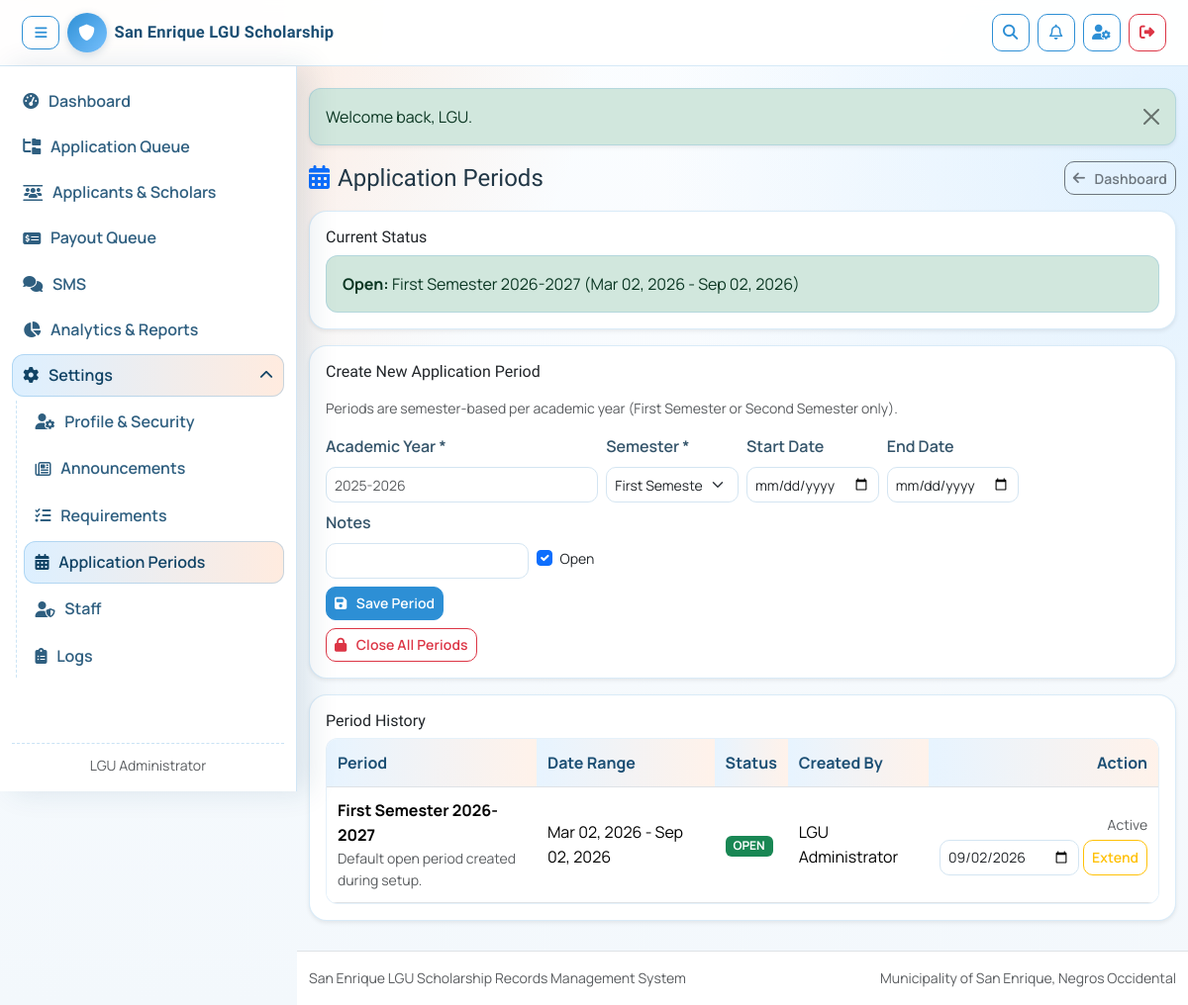
The page /admin-only/application-periods.php (signed in) on the database its author committed.
### tables this page shows
CREATE TABLE IF NOT EXISTS application_periods (
    id INT UNSIGNED AUTO_INCREMENT PRIMARY KEY,
    academic_year VARCHAR(9) NOT NULL,
    semester ENUM('First Semester','Second Semester') NOT NULL,
    period_name VARCHAR(150) NOT NULL,
    start_date DATE NULL,
    end_date DATE NULL,
    is_open TINYINT(1) NOT NULL DEFAULT 0,
    notes VARCHAR(255) NULL,
    created_by INT UNSIGNED NULL,
    created_at TIMESTAMP DEFAULT CURRENT_TIMESTAMP,
    updated_at TIMESTAMP DEFAULT CURRENT_TIMESTAMP ON UPDATE CURRENT_TIMESTAMP,
    UNIQUE KEY uq_application_periods_semester_academic_year (academic_year, semester),
    CONSTRAINT fk_application_periods_created_by
        FOREIGN KEY (created_by) REFERENCES users(id)
        ON DELETE SET NULL
);

CREATE TABLE IF NOT EXISTS users (
    id INT UNSIGNED AUTO_INCREMENT PRIMARY KEY,
    role ENUM('admin','staff','applicant') NOT NULL DEFAULT 'applicant',
    first_name VARCHAR(100) NOT NULL,
    middle_name VARCHAR(100) NULL,
    last_name VARCHAR(100) NOT NULL,
    email VARCHAR(150) NOT NULL UNIQUE,
    phone VARCHAR(25) NULL,
    password_hash VARCHAR(255) NOT NULL,
    school_name VARCHAR(180) NULL,
    school_type ENUM('public','private') NULL,
    course VARCHAR(150) NULL,
    address TEXT NULL,
    barangay VARCHAR(100) NULL,
    town VARCHAR(120) NOT NULL DEFAULT 'San Enrique',
    province VARCHAR(120) NOT NULL DEFAULT 'Negros Occidental',
    status ENUM('active','inactive') NOT NULL DEFAULT 'active',
    created_at TIMESTAMP DEFAULT CURRENT_TIMESTAMP
);

### admin-only/application-periods.php (the view, shortened to what the rows shown need)
<?php
$conn = $GLOBALS['conn'] ?? null;
$periods = [];
$openPeriod = null;
$isTableReady = table_exists($conn, 'application_periods');
$hasAcademicYearColumn = $isTableReady && table_column_exists($conn, 'application_periods', 'academic_year');
$hasSemesterColumn = $isTableReady && table_column_exists($conn, 'application_periods', 'semester');
if ($isTableReady) {
    $openPeriod = current_open_application_period($conn);
    $result = $conn->query(
        "SELECT p.*, u.first_name, u.last_name
         FROM application_periods p
         LEFT JOIN users u ON u.id = p.created_by
         ORDER BY p.id DESC
         LIMIT 20"
    );
    if ($result instanceof mysqli_result) {
        $periods = $result->fetch_all(MYSQLI_ASSOC);
    }
}
include __DIR__ . '/../includes/header.php';
?>
<div class="d-flex justify-content-between align-items-center mb-3 flex-wrap gap-2">
    <h1 class="h4 m-0"><i class="fa-solid fa-calendar-days me-2 text-primary"></i>Application Periods</h1>
</div>
<?php if (!$isTableReady): ?>
    <div class="card card-soft shadow-sm">
        <div class="card-body">
            <p class="mb-2">Application period settings are not available yet.</p>
            <p class="small text-muted mb-0">Please contact the administrator to finish setup.</p>
        </div>
    </div>
<?php else: ?>
    <div class="card card-soft shadow-sm mb-3">
        <div class="card-body">
            <h2 class="h6 mb-2">Current Status</h2>
            <?php if ($openPeriod): ?>
                <div class="alert alert-success mb-0">
                    <strong>Open:</strong> <?= e(format_application_period($openPeriod)) ?>
                </div>
            <?php else: ?>
                <div class="alert alert-warning mb-0">
                    No active application period. Applicants cannot register or apply.
                </div>
            <?php endif; ?>
        </div>
    </div>
    <div class="card card-soft shadow-sm mb-3">
        <div class="card-body">
            <h2 class="h6 mb-3">Create New Application Period</h2>
        </div>
    </div>
    <div class="card card-soft shadow-sm">
        <div class="card-body">
            <h2 class="h6">Period History</h2>
            <?php if (!$periods): ?>
                <p class="text-muted mb-0">No application periods yet.</p>
            <?php else: ?>
                <div class="table-responsive">
                    <table class="table table-sm align-middle mb-0">
                        <thead>
                            <tr>
                                <th>Period</th>
                                <th>Date Range</th>
                                <th>Status</th>
                                <th>Created By</th>
                                <th class="text-end">Action</th>
                            </tr>
                        </thead>
                        <tbody>
                            <?php foreach ($periods as $row): ?>
                                <?php
                                $creator = trim((string) ($row['first_name'] ?? '') . ' ' . (string) ($row['last_name'] ?? ''));
                                $startDate = !empty($row['start_date']) ? date('M d, Y', strtotime((string) $row['start_date'])) : '-';
                                $endDate = !empty($row['end_date']) ? date('M d, Y', strtotime((string) $row['end_date'])) : '-';
                                $periodLabel = trim((string) ($row['semester'] ?? '') . ' ' . (string) ($row['academic_year'] ?? ''));
                                ?>
                                <tr>
                                    <td>
                                        <strong><?= e($periodLabel) ?></strong>
                                        <?php if (!empty($row['notes'])): ?>
                                            <div class="small text-muted"><?= e((string) $row['notes']) ?></div>
                                        <?php endif; ?>
                                    </td>
                                    <td><?= e($startDate) ?> - <?= e($endDate) ?></td>
                                    <td>
                                        <span class="badge <?= (int) $row['is_open'] === 1 ? 'text-bg-success' : 'text-bg-secondary' ?>">
                                            <?= (int) $row['is_open'] === 1 ? 'OPEN' : 'CLOSED' ?>
                                        </span>
                                    </td>
                                    <td><?= e($creator !== '' ? $creator : '-') ?></td>
                                    <td class="text-end">
                                        <div class="d-flex flex-column gap-1 align-items-end">
                                            <?php if ((int) $row['is_open'] !== 1): ?>
                                                <form method="post" class="d-inline" data-period-label="<?= e($periodLabel) ?>">
                                                    <input type="hidden" name="csrf_token" value="<?= e(csrf_token()) ?>">
                                                    <input type="hidden" name="action" value="set_open">
                                                    <input type="hidden" name="id" value="<?= (int) $row['id'] ?>">
                                                    <button type="submit" class="btn btn-outline-primary btn-sm">Set Open</button>
                                                </form>
                                            <?php else: ?>
                                                <span class="small text-muted">Active</span>
                                            <?php endif; ?>
                                            <form method="post" class="d-flex gap-1" data-period-label="<?= e($periodLabel) ?>">
                                                <input type="date" name="end_date" class="form-control form-control-sm" value="<?= e((string) ($row['end_date'] ?? '')) ?>" required>
                                                <button type="submit" class="btn btn-outline-warning btn-sm">Extend</button>
                                            </form>
                                        </div>
                                    </td>
                                </tr>
                            <?php endforeach; ?>
                        </tbody>
                    </table>
                </div>
            <?php endif; ?>
        </div>
    </div>
<?php endif; ?>
<?php include __DIR__ . '/../includes/footer.php'; ?>

### includes/navbar.php (shortened to what the rows shown need)
<?php
$user = current_user();
$currentPath = str_replace('\\', '/', (string) ($_SERVER['PHP_SELF'] ?? ''));
$currentPath = trim($currentPath, '/');
if (!isset($onAdminPage)) {
    $pathForRoleCheck = '/' . $currentPath;
    $onAdminPage = str_contains($pathForRoleCheck, '/shared/')
        || str_contains($pathForRoleCheck, '/admin-only/')
        || str_contains($pathForRoleCheck, '/staff-only/');
} else {
    $onAdminPage = (bool) $onAdminPage;
}
$link = static function (string $path) use ($onAdminPage): string {
    $path = ltrim($path, '/');
    if ($onAdminPage) {
        return '../' . $path;
    }
    return $path;
};
$facebookPageUrl = 'https://www.facebook.com/groups/438677743308925';
$enableDesktopSidebar = $user && in_array((string) ($user['role'] ?? ''), ['admin', 'staff', 'applicant'], true);
$hasOpenApplicationPeriod = false;
if (db_ready()) {
    $hasOpenApplicationPeriod = current_open_application_period($conn) !== null;
}
?>
<nav class="navbar navbar-expand-lg navbar-light bg-white border-bottom sticky-top"
    data-desktop-sidebar="<?= $enableDesktopSidebar ? '1' : '0' ?>">
    <div class="container">
        <div class="collapse navbar-collapse app-nav-panel" id="mainNav">
            <div class="d-flex gap-2 app-nav-actions">
                <?php if (!$user): ?>
                    <a class="btn btn-outline-primary btn-sm" href="<?= e($facebookPageUrl) ?>" target="_blank"
                        rel="noopener noreferrer" title="Open official Facebook page">
                        <i class="fa-brands fa-facebook me-1"></i>Facebook
                    </a>
                    <a class="btn btn-outline-primary btn-sm" href="<?= e($link('login.php')) ?>"><i
                            class="fa-solid fa-right-to-bracket me-1"></i>Login</a>
                    <?php if ($hasOpenApplicationPeriod): ?>
                        <a class="btn btn-primary btn-sm" href="<?= e($link('register.php')) ?>"><i
                                class="fa-solid fa-user-plus me-1"></i>Register</a>
                    <?php else: ?>
                        <button type="button" class="btn btn-secondary btn-sm" disabled>
                            <i class="fa-solid fa-lock me-1"></i>Application Period Closed
                        </button>
                    <?php endif; ?>
                <?php else: ?>
                    <span class="small text-muted align-self-center d-none d-md-inline nav-user-label">
                        <?= e($user['first_name'] . ' ' . $user['last_name']) ?>
                    </span>
                <?php endif; ?>
            </div>
        </div>
    </div>
</nav>

### rows shown on the page
application_periods: created_by.last_name "LGU Administrator", format_application_period($openPeriod) "First Semester 2026-2027 (Mar 02, 2026 - Sep 02, 2026)", periodLabel "First Semester 2026-2027", notes "Default open period created during setup.", start_date "Mar 02, 2026", end_date "Sep 02, 2026", is_open "OPEN", end_date "09/02/2026"

### other values the page prints
$message "Welcome back, LGU."
form field semester "First Semester"
